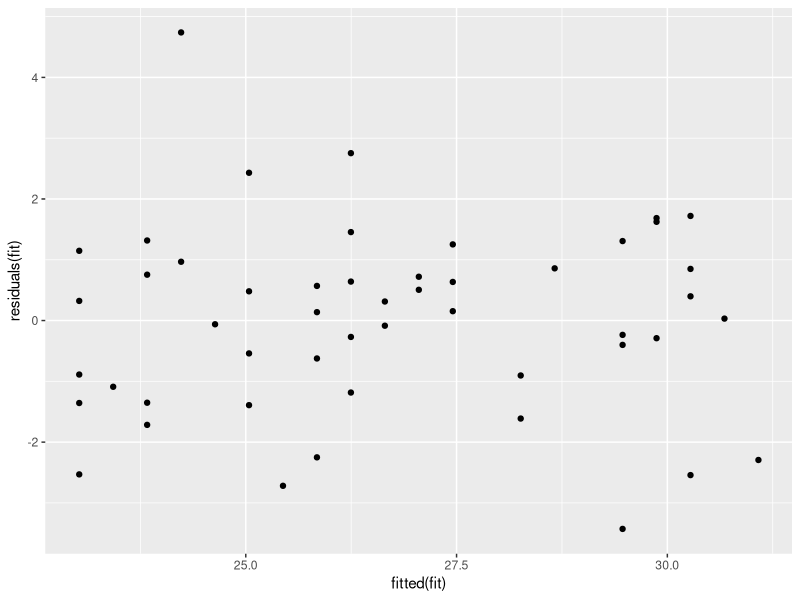
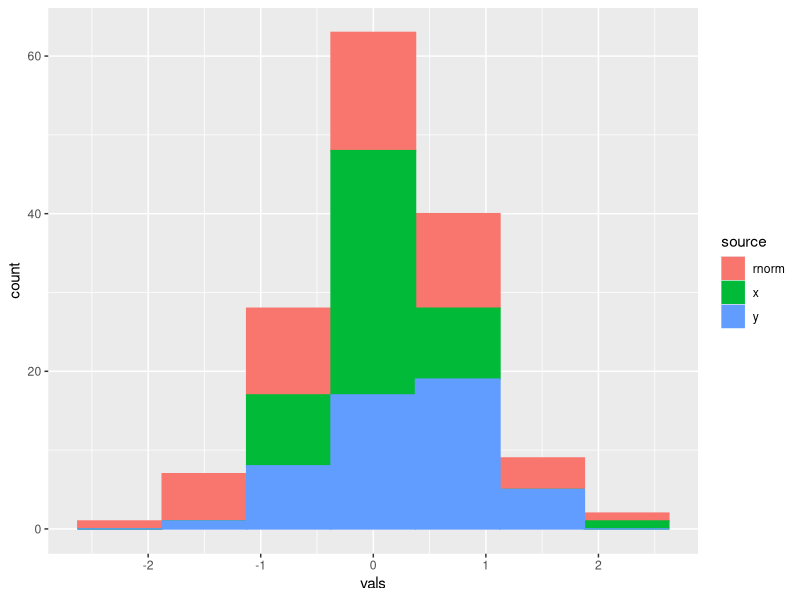

Write R code to recreate these figures, in order.
## ---- chunk 1
knitr::opts_chunk$set(echo = TRUE)
library(microbenchmark)
library(tidyverse)
library(ggplot2)
## ---- chunk 2
binom = function(size, p){
  arr_vals = (round(runif(size),1) %% p)
  return(sum(ifelse(arr_vals == 0,1,0)))
}

rbinom_uniform = function(n,size,p){
  replicate(n,binom(size,p))
}



rbinom_uniform(5,1,0.5)
rbinom(5,1,0.5)

rbinom_uniform(30,20,0.2)
rbinom(30,20,0.2)
## ---- chunk 3
microbenchmark(rbinom_uniform(5,1,0.5),rbinom(5,1,0.5))
## ---- chunk 4
set.seed(987654321)

N = 50
nCont = 3
mu = 0
variance = 3
sd = sqrt(variance)
x_min = 20
x_max = 40

beta_zero = 15
beta_one = 0.4
epsilon_vals = rnorm(N,mu,sd)
x_vals = sample(c(20:40),N,replace=TRUE) #runif(N,x_min,x_max)
y_vals = beta_zero + beta_one * (x_vals) + epsilon_vals

fit = lm(y_vals ~ x_vals)

g = ggplot(data = data.frame(y_vals))
g = g + geom_point(aes(x = fitted(fit),y = residuals(fit)))
plot(g)
## ---- chunk 5
u_one = runif(50,0,1)
u_two = runif(50,0,1)

r = sqrt(-2* log10(u_one))
theta = 2 * pi * u_two
x = data.frame(r * cos(theta))
y = data.frame(r * sin(theta))
sim_data = data.frame(rnorm(50))

colnames(x) = 'vals'
colnames(y) = 'vals'
colnames(sim_data) = 'vals'

x$source = 'x'
y$source = 'y'
sim_data$source = 'rnorm'

df = rbind(x,y,sim_data)

ggplot(data=df,aes(x=vals,color=source,fill=source)) + geom_histogram(binwidth = 0.75)
